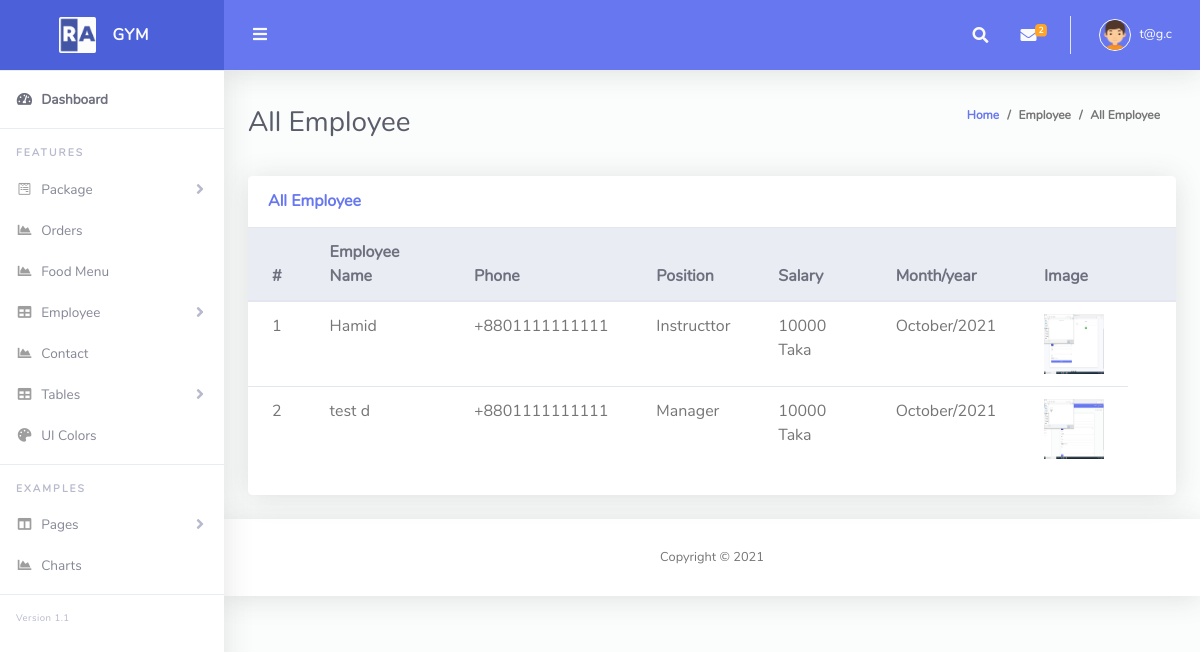
Before: /admin/salary_list.php (signed in) with the older database file.
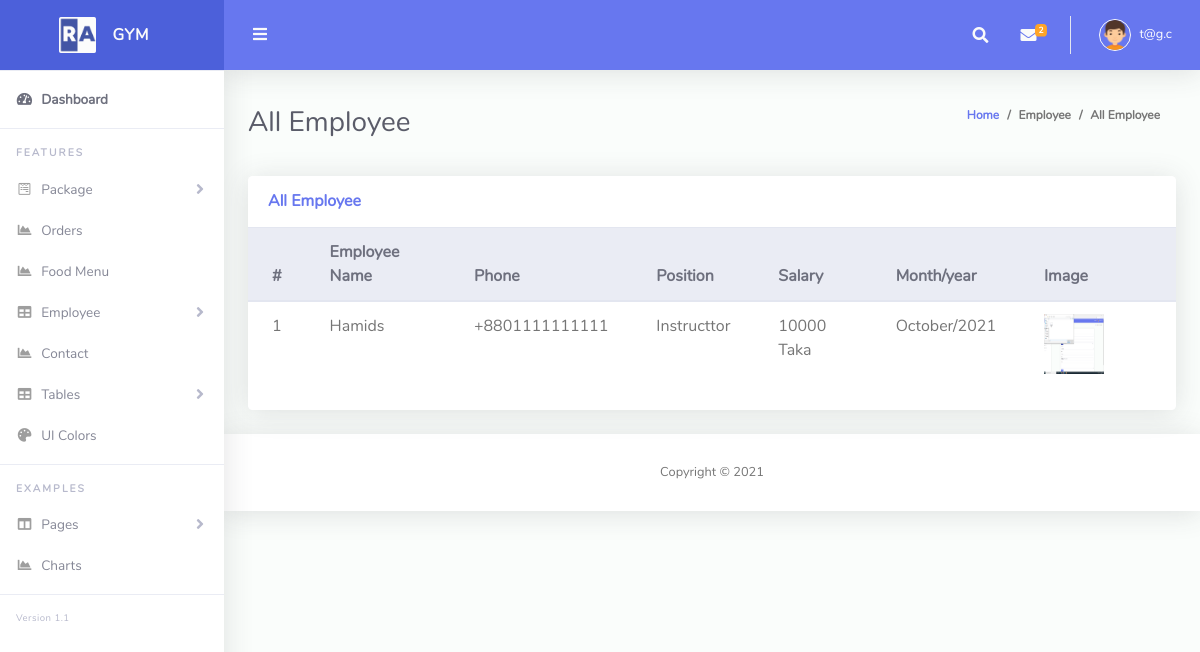
After: the same page with the newer database file.
### tables this page shows
CREATE TABLE `salary_table` (
  `salary_id` int(11) NOT NULL,
  `emp_id` int(11) NOT NULL,
  `month` varchar(200) NOT NULL,
  `salary` varchar(200) NOT NULL,
  `year` int(11) NOT NULL,
  `pay_at` timestamp NOT NULL DEFAULT current_timestamp()
);

CREATE TABLE `employee_table` (
  `emp_id` int(11) NOT NULL,
  `emp_name` varchar(200) NOT NULL,
  `emp_job_status` varchar(200) NOT NULL,
  `emp_email` varchar(200) NOT NULL,
  `emp_phone` varchar(200) NOT NULL,
  `emp_image` varchar(200) NOT NULL,
  `emp_salary` varchar(200) NOT NULL,
  `create_emp` timestamp NOT NULL DEFAULT current_timestamp(),
  `emp_address` text NOT NULL,
  `total_rat` int(11) DEFAULT NULL,
  `hit` int(11) DEFAULT NULL
);

### Classes/DB.php (called while the page is built, shortened)
<?php
class DB
{
    public $servername = "localhost";
    public $username = "root";
    public $password = "";
    public $dbname = "gym";
    public function connect(){
        $this->conn = new mysqli($this->servername, $this->username, $this->password, $this->dbname);
        if ($this->conn->connect_error) {
          die("Connection failed: " . $this->conn->connect_error);
        }
        else{
            return $msg =  "connected";
        }
    }
}
?>

### Classes/EmployeeClass.php (called while the page is built, shortened)
<?php
include_once 'db.php';
class EmployeeClass extends DB
{
        public function viewSalary($month,$year){
			$qry = "SELECT * FROM salary_table LEFT JOIN employee_table ON employee_table.emp_id = salary_table.emp_id  where  month like '%{$month}%' and  year like '%{$year}%' ";
			$result = $this->conn->query($qry);
			return $result;
		}
}

### admin/salary_list.php (the view, shortened to what this page needs)
<?php include 'layouts/header.php';
?>
<div class="container-fluid" id="container-wrapper">
    <div class="d-sm-flex align-items-center justify-content-between mb-4">
    <h1 class="h3 mb-0 text-gray-800">All Employee</h1>
    <ol class="breadcrumb">
        <li class="breadcrumb-item"><a href="./">Home</a></li>
        <li class="breadcrumb-item">Employee</li>
        <li class="breadcrumb-item active" aria-current="page">All Employee</li>
    </ol>
    </div>
    <div class="row">
        <div class="col-lg-12 mb-4">
            <div class="card">
            <div class="card-header py-3 d-flex flex-row align-items-center justify-content-between">
                <h6 class="m-0 font-weight-bold text-primary">All Employee</h6>
            </div>
            <div class="table-responsive">
                <table class="table align-items-center table-flush">
                <thead class="thead-light">
                    <tr>
                        <th>#</th>
                        <th>Employee Name</th>
                        <th>Phone</th>
                        <th>Position</th>
                        <th>Salary <br></th>
                        <th>Month/year</th>
                        <th>Image</th>
                        <th></th>
                    </tr>
                </thead>
                <tbody>
                    <?php
                    $month = date('F');
                    $year = date('Y');
                        $i = 0;
                        $view = $emp->viewSalary($month,$year);
                        foreach($view as $value){
                    ?>
                    <tr>
                        <td><?php echo $i+=1; ?></td>
                        <td><?php echo $value['emp_name']; ?></td>
                        <td><?php echo $value['emp_phone']; ?></td>
                        <td><?php echo $value['emp_job_status']; ?> </td>
                        <td><?php echo $value['emp_salary']; ?> Taka</td>
                        <td><?php echo $value['month']."/".$value['year']; ?></td>
                        <td><img style="height: 60px; width:60px;" src="<?php echo $value['emp_image']; ?>" alt=""> </td>
                    </tr>
                    <?php } ?>
                </tbody>
                </table>
            </div>
            <div class="card-footer"></div>
            </div>
        </div>
    </div>
</div>
<?php include 'layouts/footer.php';?>

### admin/layouts/header.php (shortened to what this page needs)
<?php
include '../Classes/EmployeeClass.php';
$emp = new EmployeeClass();
?>
<!DOCTYPE html>
<html lang="en">
<head>
  <link href="vendor/fontawesome-free/css/all.min.css" rel="stylesheet" type="text/css">
  <link href="vendor/bootstrap/css/bootstrap.min.css" rel="stylesheet" type="text/css">
  <link href="css/ruang-admin.min.css" rel="stylesheet">
</head>
<body id="page-top">
  <div id="wrapper">
    <ul class="navbar-nav sidebar sidebar-light accordion" id="accordionSidebar">
      <a class="sidebar-brand d-flex align-items-center justify-content-center" href="index.php">
        <div class="sidebar-brand-icon">
          <img src="img/logo/logo2.png">
        </div>
        <div class="sidebar-brand-text mx-3">GYM</div>
      </a>
      <hr class="sidebar-divider my-0">
      <li class="nav-item active">
        <a class="nav-link" href="index.php">
          <i class="fas fa-fw fa-tachometer-alt"></i>
          <span>Dashboard</span></a>
      </li>
      <hr class="sidebar-divider">
      <div class="sidebar-heading">
        Features
      </div>
      <li class="nav-item">
        <a class="nav-link collapsed" href="#" data-toggle="collapse" data-target="#collapseForm" aria-expanded="true"
          aria-controls="collapseForm">
          <i class="fab fa-fw fa-wpforms"></i>
          <span>Package</span>
        </a>
      </li>
      <li class="nav-item">
        <a class="nav-link" href="order.php">
          <i class="fas fa-fw fa-chart-area"></i>
          <span>Orders</span>
        </a>
      </li>
      <li class="nav-item">
        <a class="nav-link" href="food.php">
          <i class="fas fa-fw fa-chart-area"></i>
          <span>Food Menu</span>
        </a>
      </li>
      <li class="nav-item">
        <a class="nav-link collapsed" href="#" data-toggle="collapse" data-target="#collapseTable" aria-expanded="true"
          aria-controls="collapseTable">
          <i class="fas fa-fw fa-table"></i>
          <span>Employee</span>
        </a>
      </li>
      <li class="nav-item">
        <a class="nav-link" href="contact.php">
          <i class="fas fa-fw fa-chart-area"></i>
          <span>Contact</span>
        </a>
      </li>
      <li class="nav-item">
        <a class="nav-link collapsed" href="#" data-toggle="collapse" data-target="#collapseTable" aria-expanded="true"
          aria-controls="collapseTable">
          <i class="fas fa-fw fa-table"></i>
          <span>Tables</span>
        </a>
      </li>
      <li class="nav-item">
        <a class="nav-link" href="ui-colors.html">
          <i class="fas fa-fw fa-palette"></i>
          <span>UI Colors</span>
        </a>
      </li>
      <hr class="sidebar-divider">
      <div class="sidebar-heading">
        Examples
      </div>
      <li class="nav-item">
        <a class="nav-link collapsed" href="#" data-toggle="collapse" data-target="#collapsePage" aria-expanded="true"
          aria-controls="collapsePage">
          <i class="fas fa-fw fa-columns"></i>
          <span>Pages</span>
        </a>
      </li>
      <li class="nav-item">
        <a class="nav-link" href="charts.html">
          <i class="fas fa-fw fa-chart-area"></i>
          <span>Charts</span>
        </a>
      </li>
      <hr class="sidebar-divider">
      <div class="version" id="version-ruangadmin"></div>
    </ul>
    <div id="content-wrapper" class="d-flex flex-column">
      <div id="content">
        <nav class="navbar navbar-expand navbar-light bg-navbar topbar mb-4 static-top">
          <button id="sidebarToggleTop" class="btn btn-link rounded-circle mr-3">
            <i class="fa fa-bars"></i>
          </button>
          <ul class="navbar-nav ml-auto">
            <li class="nav-item dropdown no-arrow">
              <a class="nav-link dropdown-toggle" href="#" id="searchDropdown" role="button" data-toggle="dropdown"
                aria-haspopup="true" aria-expanded="false">
                <i class="fas fa-search fa-fw"></i>
              </a>
            </li>
            <li class="nav-item dropdown no-arrow mx-1">
              <a class="nav-link dropdown-toggle" href="#" id="messagesDropdown" role="button" data-toggle="dropdown"
                aria-haspopup="true" aria-expanded="false">
                <i class="fas fa-envelope fa-fw"></i>
                <span class="badge badge-warning badge-counter">2</span>
              </a>
            </li>
            <li class="nav-item dropdown no-arrow">
              <a class="nav-link dropdown-toggle" href="#" id="userDropdown" role="button" data-toggle="dropdown"
                aria-haspopup="true" aria-expanded="false">
                <img class="img-profile rounded-circle" src="img/boy.png" style="max-width: 60px">
                <span class="ml-2 d-none d-lg-inline text-white small"><?php echo  $_SESSION['admin_email']; ?></span>
              </a>
            </li>
          </ul>
        </nav>

### admin/layouts/footer.php (shortened to what this page needs)
<footer class="sticky-footer bg-white">
  <div class="container my-auto">
    <div class="copyright text-center my-auto">
      <span>Copyright &copy; <script> document.write(new Date().getFullYear()); </script>
      </span>
    </div>
  </div>
</footer>
    </div>
  </div>
</body>
</html>

Changed rows visible on the page:
removed salary_table: i "2", emp.emp_name "test d", emp.emp_phone "+8801111111111", emp.emp_job_status "Manager", emp.emp_salary "10000", month "October", year "2021", emp.emp_image (picture)
changed through a linked row, salary_table "October": emp.emp_name "Hamid" → "Hamids"; emp.emp_image: a different picture
